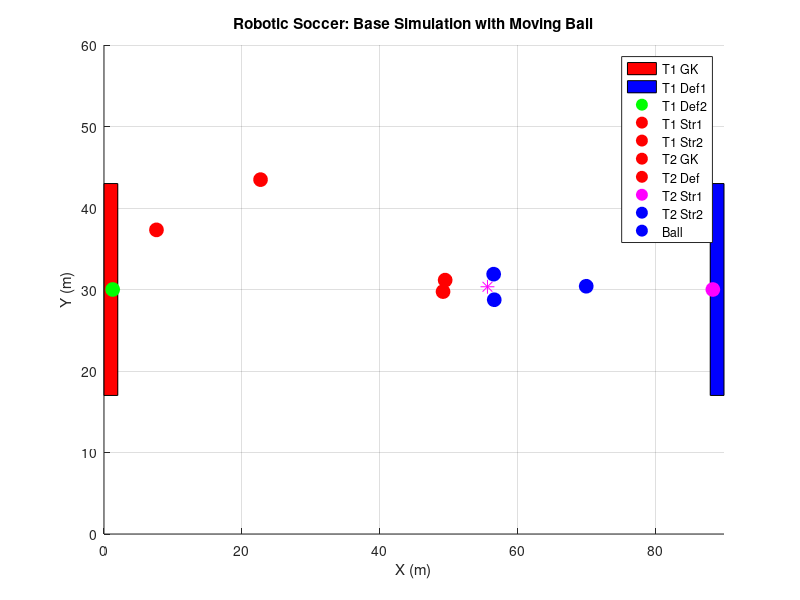

Write the MATLAB code that produced this figure.
% Base 2D Robotic Soccer Simulation with Ball Physics (Ball Starts Moving)
clear; clc; close all;

% Field dimensions (meters*10)
fieldLength = 90;
fieldWidth = 60;
goalWidth = 26;

% Robot properties
robotRadius = 3;
ballRadius = 0.7;
robotSpeed = 2; % m/step

% Ball properties
ballVel = [randn()*2, randn()*2]; % Initial random velocity (small drift)
ballAccel = [0, 0]; % Acceleration
friction = 0.98; % Velocity decay per step
kickSpeed = 10; % Speed when kicked

%% Initial positions (x, y)
gkPos = [5, fieldWidth/2];
def1Pos = [20, fieldWidth/2];
def2Pos = [20, 40];
str1Pos = [30, 25];
str2Pos = [30, 35];

% Team 2
T2_gkPos = [85, fieldWidth/2];
T2_defPos = [70, fieldWidth/2];
T2_str1Pos = [60, 15];
T2_str2Pos = [60, 45];
ballPos = [50, 30];
%%


% Simulation parameters
numSteps = 100;
dt = 0.1;

% Figure setup
figure;
axis([0 fieldLength 0 fieldWidth]);
hold on;
title('Robotic Soccer: Base Simulation with Moving Ball');
xlabel('X (m)'); ylabel('Y (m)');
grid on;

% Draw goals
rectangle('Position', [0, fieldWidth/2 - goalWidth/2, 2, goalWidth], 'FaceColor', 'red');
rectangle('Position', [fieldLength-2, fieldWidth/2 - goalWidth/2, 2, goalWidth], 'FaceColor', 'blue');

% Plot initial positions (robots first, ball last for visibility)
gkPlot = plot(gkPos(1), gkPos(2), 'go', 'MarkerSize', 10, 'MarkerFaceColor', 'green');
def1Plot = plot(def1Pos(1), def1Pos(2), 'ro', 'MarkerSize', 10, 'MarkerFaceColor', 'red');
def2Plot = plot(def2Pos(1), def2Pos(2), 'ro', 'MarkerSize', 10, 'MarkerFaceColor', 'red');
str1Plot = plot(str1Pos(1), str1Pos(2), 'ro', 'MarkerSize', 10, 'MarkerFaceColor', 'red');
str2Plot = plot(str2Pos(1), str2Pos(2), 'ro', 'MarkerSize', 10, 'MarkerFaceColor', 'red');

T2_gkPlot = plot(T2_gkPos(1), T2_gkPos(2), 'o', 'MarkerSize', 10, 'MarkerEdgeColor', 'magenta', 'MarkerFaceColor', 'magenta');
T2_defPlot = plot(T2_defPos(1), T2_defPos(2), 'o', 'MarkerSize', 10, 'MarkerEdgeColor', 'blue', 'MarkerFaceColor', 'blue');
T2_str1Plot = plot(T2_str1Pos(1), T2_str1Pos(2), 'o', 'MarkerSize', 10, 'MarkerEdgeColor', 'blue', 'MarkerFaceColor', 'blue');
T2_str2Plot = plot(T2_str2Pos(1), T2_str2Pos(2), 'o', 'MarkerSize', 10, 'MarkerEdgeColor', 'blue', 'MarkerFaceColor', 'blue');

ballPlot = plot(ballPos(1), ballPos(2), 'm*', 'MarkerSize', 10, 'MarkerFaceColor', 'm'); % Purple star

% legend for clarity
legend('T1 GK', 'T1 Def1', 'T1 Def2', 'T1 Str1', 'T1 Str2', ...
       'T2 GK', 'T2 Def', 'T2 Str1', 'T2 Str2', 'Ball');

% Simulation loop
for t = 1:numSteps
    % Update ball physics (now with initial movement)
    ballVel = ballVel * friction; % Apply friction
    ballPos = ballPos + ballVel * dt;
    ballPos = max([0,0], min([fieldLength, fieldWidth], ballPos)); % Keep on field
    
    % Debug: Print ball position
    fprintf('Step %d: Ball at (%.2f, %.2f), Vel (%.2f, %.2f)\n', t, ballPos(1), ballPos(2), ballVel(1), ballVel(2));
    
    %% Check for kicks (closest robot within 2m kicks)
    % Create a list of ALL robot positions
    robotPositions = [gkPos; def1Pos; def2Pos; str1Pos; str2Pos; ... % Team 1
                      T2_gkPos; T2_defPos; T2_str1Pos; T2_str2Pos]; % Team 2
                  
    dists = vecnorm(robotPositions - ballPos, 2, 2);
    [minDist, idx] = min(dists);

    if minDist < (robotRadius + ballRadius) % Use radii for better collision
        
        % --- Kicking Logic ---
        if idx <= 5  % Team 1 (Red) kicked
            
            if idx == 1 % GK: Kick towards center
                target = [fieldLength/2, fieldWidth/2];
            else % Defenders or Strikers: Kick towards opponent's goal
                target = [fieldLength, fieldWidth/2]; % Kick away from own goal
            end
            
        else % Team 2 (Blue) kicked
            
            if idx == 6 % T2 GK: Kick towards center
                target = [fieldLength/2, fieldWidth/2];
            else % T2 Defender or Strikers: Kick towards opponent's goal
                target = [0, fieldWidth/2]; % Kick away from own goal
            end
            
        end
        
        dir = (target - ballPos) / norm(target - ballPos);
        ballVel = kickSpeed * dir;
    end
    
    %% Robot movements (same as before)
    % GK
    distGK = norm(ballPos - gkPos);
    if distGK < 10
        dirGK = (ballPos - gkPos) / distGK;
        gkPos = gkPos + robotSpeed * dt * dirGK;
    else
        gkPos(1) = max(0, min(10, gkPos(1) + randn()*0.5));
    end
    
    % Defenders
    for i = 1:2
        if i == 1
            pos = def1Pos;
        else
            pos = def2Pos;
        end
        dist = norm(ballPos - pos);
        if dist < 15
            dir = (ballPos - pos) / dist;
            pos = pos + robotSpeed * dt * dir;
        else
            pos = pos + [randn()*0.5, randn()*0.5];
        end
        if i == 1
            def1Pos = pos;
        else
            def2Pos = pos;
        end
    end
    
    % Strikers
    for i = 1:2
        if i == 1
            pos = str1Pos;
        else
            pos = str2Pos;
        end
        dist = norm(ballPos - pos);
        if dist < 20
            dir = (ballPos - pos) / dist;
            pos = pos + robotSpeed * dt * dir;
        else
            goalDir = ([fieldLength, fieldWidth/2] - pos) / norm([fieldLength, fieldWidth/2] - pos);
            pos = pos + robotSpeed * dt * goalDir;
        end
        if i == 1
            str1Pos = pos;
        else
            str2Pos = pos;
        end
    end

    %% Team 2 Robot movements (NEW)
    
    % T2 GK
    distGK_T2 = norm(ballPos - T2_gkPos);
    if distGK_T2 < 15 % GK has a larger range
        dirGK_T2 = (ballPos - T2_gkPos) / distGK_T2;
        T2_gkPos = T2_gkPos + robotSpeed * dt * dirGK_T2;
    else
        % Stay in goal box (80 to 90)
        T2_gkPos(1) = max(fieldLength-10, min(fieldLength, T2_gkPos(1) + randn()*0.5));
    end
    % Keep GK near goal line
    T2_gkPos(1) = max(fieldLength-15, T2_gkPos(1)); % Don't go past 15m line

    % T2 Defender
    % This defender will 'sweep', staying between the ball and the goal
    targetDefPos_T2 = [T2_defPos(1), ballPos(2)]; % Follow ball's Y
    dirDef_T2 = (targetDefPos_T2 - T2_defPos) / norm(targetDefPos_T2 - T2_defPos + eps);
    T2_defPos = T2_defPos + robotSpeed * dt * dirDef_T2;
    % Keep defender on their side
    T2_defPos(1) = max(fieldLength/2, min(fieldLength-10, T2_defPos(1))); % Stay on right half
    
    % T2 Strikers
    for i = 1:2
        if i == 1
            pos = T2_str1Pos;
        else
            pos = T2_str2Pos;
        end
        
        dist = norm(ballPos - pos);
        if dist < 20
            % Chase ball if close
            dir = (ballPos - pos) / dist;
            pos = pos + robotSpeed * dt * dir;
        else
            % Move towards opponent goal
            goalDir = ([0, fieldWidth/2] - pos) / norm([0, fieldWidth/2] - pos);
            pos = pos + robotSpeed * dt * goalDir;
        end
        
        if i == 1
            T2_str1Pos = pos;
        else
            T2_str2Pos = pos;
        end
    end
    
    %% Update plots (ball last, fixed Y-data for str1)
    set(gkPlot, 'XData', gkPos(1), 'YData', gkPos(2));
    set(def1Plot, 'XData', def1Pos(1), 'YData', def1Pos(2));
    set(def2Plot, 'XData', def2Pos(1), 'YData', def2Pos(2));
    set(str1Plot, 'XData', str1Pos(1), 'YData', str1Pos(2));
    set(str2Plot, 'XData', str2Pos(1), 'YData', str2Pos(2));
    
    % new lines
    set(T2_gkPlot, 'XData', T2_gkPos(1), 'YData', T2_gkPos(2));
    set(T2_defPlot, 'XData', T2_defPos(1), 'YData', T2_defPos(2));
    set(T2_str1Plot, 'XData', T2_str1Pos(1), 'YData', T2_str1Pos(2));
    set(T2_str2Plot, 'XData', T2_str2Pos(1), 'YData', T2_str2Pos(2));
    
    set(ballPlot, 'XData', ballPos(1), 'YData', ballPos(2));
    
    pause(0.05);
end